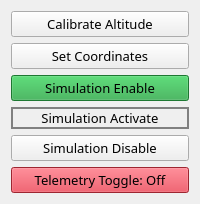
         <widget class="QWidget" name="telemetry_container_4" native="true">
          <layout class="QGridLayout" name="gridLayout_9">
           <item row="0" column="1">
            <widget class="QPushButton" name="calibrate_alt_button">
             <property name="sizePolicy">
              <sizepolicy hsizetype="Minimum" vsizetype="Minimum">
               <horstretch>0</horstretch>
               <verstretch>0</verstretch>
              </sizepolicy>
             </property>
             <property name="font">
              <font>
               <family>Sans Serif Collection</family>
               <pointsize>10</pointsize>
               <weight>50</weight>
               <bold>false</bold>
              </font>
             </property>
             <property name="styleSheet">
              <string notr="true"/>
             </property>
             <property name="text">
              <string>Calibrate Altitude</string>
             </property>
            </widget>
           </item>
           <item row="15" column="1">
            <widget class="QPushButton" name="set_coordinates_button">
             <property name="sizePolicy">
              <sizepolicy hsizetype="Minimum" vsizetype="Minimum">
               <horstretch>0</horstretch>
               <verstretch>0</verstretch>
              </sizepolicy>
             </property>
             <property name="font">
              <font>
               <family>Sans Serif Collection</family>
               <pointsize>10</pointsize>
               <weight>50</weight>
               <bold>false</bold>
              </font>
             </property>
             <property name="styleSheet">
              <string notr="true"/>
             </property>
             <property name="text">
              <string>Set Coordinates</string>
             </property>
            </widget>
           </item>
           <item row="18" column="1">
            <widget class="QPushButton" name="sim_enable_button">
             <property name="sizePolicy">
              <sizepolicy hsizetype="Minimum" vsizetype="Minimum">
               <horstretch>0</horstretch>
               <verstretch>0</verstretch>
              </sizepolicy>
             </property>
             <property name="font">
              <font>
               <family>Sans Serif Collection</family>
               <pointsize>10</pointsize>
              </font>
             </property>
             <property name="styleSheet">
              <string notr="true">QPushButton{background-color: rgba(40, 167, 69, 1);} QPushButton:hover{background-color: rgba(36, 149, 62, 1);}</string>
             </property>
             <property name="text">
              <string>Simulation Enable</string>
             </property>
            </widget>
           </item>
           <item row="20" column="1">
            <widget class="QPushButton" name="sim_disable_button">
             <property name="sizePolicy">
              <sizepolicy hsizetype="Minimum" vsizetype="Minimum">
               <horstretch>0</horstretch>
               <verstretch>0</verstretch>
              </sizepolicy>
             </property>
             <property name="font">
              <font>
               <family>Sans Serif Collection</family>
               <pointsize>10</pointsize>
               <weight>50</weight>
               <bold>false</bold>
              </font>
             </property>
             <property name="styleSheet">
              <string notr="true"/>
             </property>
             <property name="text">
              <string>Simulation Disable</string>
             </property>
            </widget>
           </item>
           <item row="19" column="1">
            <widget class="QPushButton" name="sim_activate_button">
             <property name="sizePolicy">
              <sizepolicy hsizetype="Minimum" vsizetype="Minimum">
               <horstretch>0</horstretch>
               <verstretch>0</verstretch>
              </sizepolicy>
             </property>
             <property name="font">
              <font>
               <family>Sans Serif Collection</family>
               <pointsize>10</pointsize>
              </font>
             </property>
             <property name="styleSheet">
              <string notr="true">border: 2px solid grey;</string>
             </property>
             <property name="text">
              <string>Simulation Activate</string>
             </property>
            </widget>
           </item>
           <item row="21" column="1">
            <widget class="QPushButton" name="telemetry_toggle_button">
             <property name="sizePolicy">
              <sizepolicy hsizetype="Minimum" vsizetype="Minimum">
               <horstretch>0</horstretch>
               <verstretch>0</verstretch>
              </sizepolicy>
             </property>
             <property name="font">
              <font>
               <family>Sans Serif Collection</family>
               <pointsize>10</pointsize>
               <weight>50</weight>
               <bold>false</bold>
              </font>
             </property>
             <property name="styleSheet">
              <string notr="true">QPushButton{background-color: rgba(220, 53, 69, 1);} QPushButton:hover{background-color: rgba(200, 45, 59, 1);}</string>
             </property>
             <property name="text">
              <string>Telemetry Toggle: Off</string>
             </property>
            </widget>
           </item>
          </layout>
         </widget>
